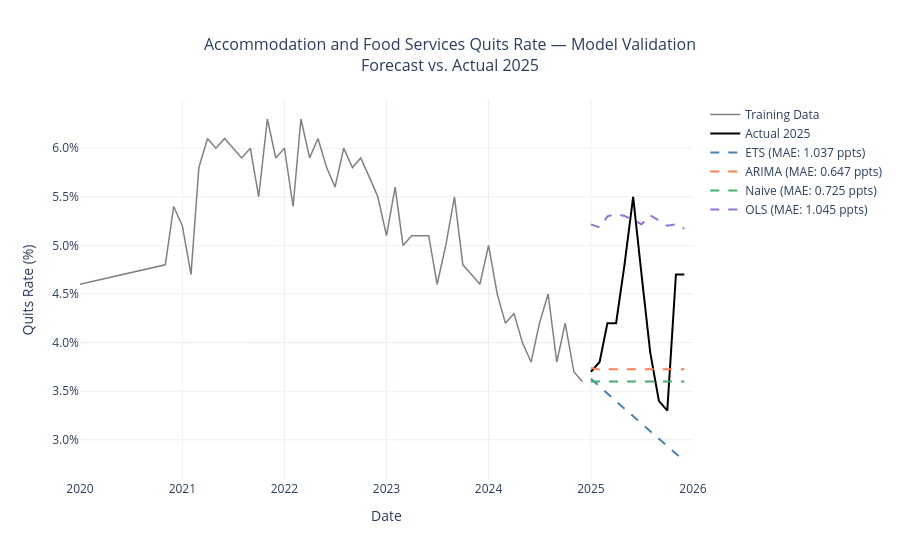

The notebook cell this image was saved under:
### Code cell
# --- Validation Plot ---
fig = go.Figure()

# Actual training data
fig.add_trace(go.Scatter(
    x=train.index, y=train.values,
    mode='lines', name='Training Data',
    line=dict(color='gray', width=1.5),
    hovertemplate='%{x|%b %Y}: %{customdata}<extra></extra>',
    customdata=[f'{v:.2f}%' for v in train.values]
))

# Actual validation data
fig.add_trace(go.Scatter(
    x=validation.index, y=validation.values,
    mode='lines', name='Actual 2025',
    line=dict(color='black', width=2),
    hovertemplate='%{x|%b %Y}: %{customdata}<extra></extra>',
    customdata=[f'{v:.2f}%' for v in validation.values]
))

# ETS forecast
fig.add_trace(go.Scatter(
    x=validation.index, y=ets_forecast.values,
    mode='lines', name=f'ETS (MAE: {mean_absolute_error(validation, ets_forecast):.3f} ppts)',
    line=dict(color='steelblue', width=2, dash='dash'),
    hovertemplate='%{x|%b %Y}: %{customdata}<extra></extra>',
    customdata=[f'{v:.2f}%' for v in ets_forecast.values]
))

# ARIMA forecast
fig.add_trace(go.Scatter(
    x=validation.index, y=arima_forecast.values,
    mode='lines', name=f'ARIMA (MAE: {mean_absolute_error(validation, arima_forecast):.3f} ppts)',
    line=dict(color='coral', width=2, dash='dash'),
    hovertemplate='%{x|%b %Y}: %{customdata}<extra></extra>',
    customdata=[f'{v:.2f}%' for v in arima_forecast.values]
))

# Naive forecast
fig.add_trace(go.Scatter(
    x=validation.index, y=naive_forecast.values,
    mode='lines', name=f'Naive (MAE: {mean_absolute_error(validation, naive_forecast):.3f} ppts)',
    line=dict(color='mediumseagreen', width=2, dash='dash'),
    hovertemplate='%{x|%b %Y}: %{customdata}<extra></extra>',
    customdata=[f'{v:.2f}%' for v in naive_forecast.values]
))

# OLS forecast
fig.add_trace(go.Scatter(
    x=validation.index, y=ols_forecast.values,
    mode='lines', name=f'OLS (MAE: {mean_absolute_error(validation, ols_forecast):.3f} ppts)',
    line=dict(color='mediumpurple', width=2, dash='dash'),
    hovertemplate='%{x|%b %Y}: %{customdata}<extra></extra>',
    customdata=[f'{v:.2f}%' for v in ols_forecast.values]
))

fig.update_layout(
    title=dict(text='Accommodation and Food Services Quits Rate — Model Validation<br>Forecast vs. Actual 2025',
               x=0.5, font=dict(size=16)),
    xaxis_title='Date',
    yaxis_title='Quits Rate (%)',
    yaxis=dict(
        tickvals=[v / 10 for v in range(20, 70, 5)],
        ticktext=[f'{v / 10:.1f}%' for v in range(20, 70, 5)]
    ),
    template='plotly_white',
    hovermode='x unified',
    xaxis=dict(range=['2020-01-01', '2026-01-01'])
)

fig.show()
